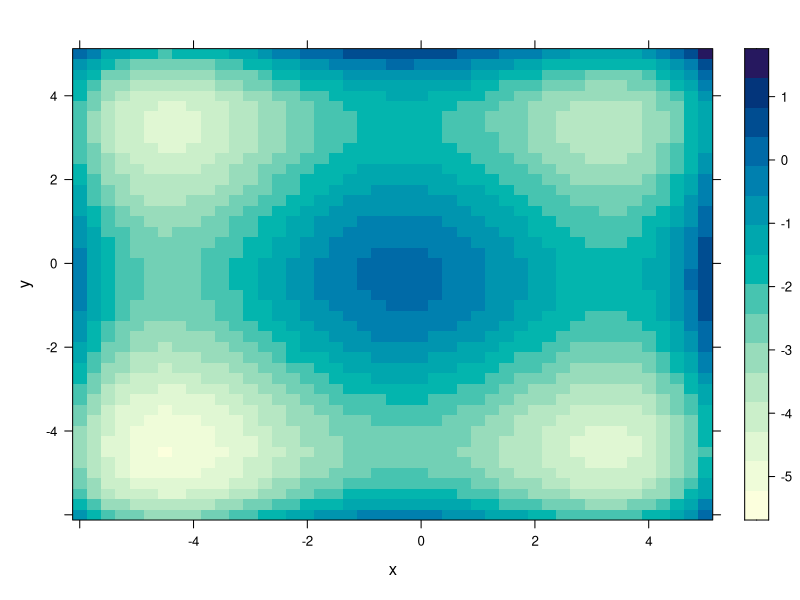

Generate this figure with R:
suppressMessages(library(lattice))
suppressMessages(library(latticeExtra))
suppressMessages(library(reshape2)) 
suppressMessages(library(magick)) 

f <- function(x, y) {
  return(((x + 0.5)^4 - 30 * x^2 - 20 * x + (y + 0.5)^4 - 30 * y^2 - 20 * y)/100)
}

x <- seq(-6, 5, 0.25)
y <-  x
z <- outer(x, y, f)
dimnames(z) <- list(x, y)
d <- melt(z)
names(d) <- c("x", "y", "z")
levelplot(z ~ x * y, data = d)


low <- -2
high <- 3
step <- 0.25
replicas <- 10
t <- 25


  x <- runif(1, low, high) # posicion en x
  y <- runif(1, low, high) # posicion en y
  best <- c(x, y) # mejor posicion en x, y

  for (tiempo in 1:t) {
  
    trellis.device(device = "png", filename = paste("melt", tiempo, ".png"))
    print(levelplot(z ~ x * y, data = d) + as.layer(xyplot(y ~ x, pch = 6, col = "red")))
    dev.off()
    graphics.off()
  
    dx <- runif(1, 0, step) 
    dy <- runif(1, 0, step)
    left <- x - dx
    right <- x + dx
    up <- y + dy
    down <- y - dy
  
    if (f(left, y) > f(right, y)) {
      bestx <- c(left, y) # mejor posicion a la izquierda
    } else {
      bestx <-c(right, y) # mejor posicion a la derecha
    }
    if (f(x, up) > f(x, down)) {
      besty <- c(x, up) # mejor posicion arriba
    } else {
      besty <- c(x, down) # mejor posicion abajo
    }
  
    if (f(bestx[1], bestx[2]) > f(besty[1], besty[2])){  
      x <- bestx[1]
      y <- bestx[2]
    } else {
      x <- besty[1]
      y <- besty[2]
    }
    if (f(x, y) > f(best[1], best[2])) {
      best <- c(x, y)
    }
}
  
